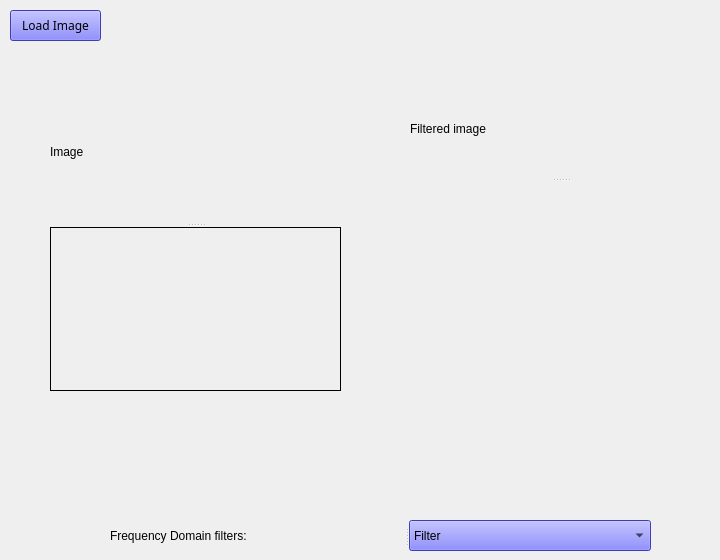
      <widget class="QWidget" name="tab_4">
       <property name="sizePolicy">
        <sizepolicy hsizetype="Expanding" vsizetype="Expanding">
         <horstretch>0</horstretch>
         <verstretch>0</verstretch>
        </sizepolicy>
       </property>
       <attribute name="title">
        <string>Frequency Domain</string>
       </attribute>
       <widget class="QPushButton" name="Load_Img_Button_2">
        <property name="geometry">
         <rect>
          <x>10</x>
          <y>10</y>
          <width>91</width>
          <height>31</height>
         </rect>
        </property>
        <property name="palette">
         <palette>
          <active>
           <colorrole role="WindowText">
            <brush brushstyle="SolidPattern">
             <color alpha="255">
              <red>0</red>
              <green>0</green>
              <blue>0</blue>
             </color>
            </brush>
           </colorrole>
           <colorrole role="Button">
            <brush brushstyle="SolidPattern">
             <color alpha="255">
              <red>85</red>
              <green>85</green>
              <blue>255</blue>
             </color>
            </brush>
           </colorrole>
           <colorrole role="Light">
            <brush brushstyle="SolidPattern">
             <color alpha="255">
              <red>213</red>
              <green>213</green>
              <blue>255</blue>
             </color>
            </brush>
           </colorrole>
           <colorrole role="Midlight">
            <brush brushstyle="SolidPattern">
             <color alpha="255">
              <red>149</red>
              <green>149</green>
              <blue>255</blue>
             </color>
            </brush>
           </colorrole>
           <colorrole role="Dark">
            <brush brushstyle="SolidPattern">
             <color alpha="255">
              <red>42</red>
              <green>42</green>
              <blue>127</blue>
             </color>
            </brush>
           </colorrole>
           <colorrole role="Mid">
            <brush brushstyle="SolidPattern">
             <color alpha="255">
              <red>56</red>
              <green>56</green>
              <blue>170</blue>
             </color>
            </brush>
           </colorrole>
           <colorrole role="Text">
            <brush brushstyle="SolidPattern">
             <color alpha="255">
              <red>0</red>
              <green>0</green>
              <blue>0</blue>
             </color>
            </brush>
           </colorrole>
           <colorrole role="BrightText">
            <brush brushstyle="SolidPattern">
             <color alpha="255">
              <red>255</red>
              <green>255</green>
              <blue>255</blue>
             </color>
            </brush>
           </colorrole>
           <colorrole role="ButtonText">
            <brush brushstyle="SolidPattern">
             <color alpha="255">
              <red>0</red>
              <green>0</green>
              <blue>0</blue>
             </color>
            </brush>
           </colorrole>
           <colorrole role="Base">
            <brush brushstyle="SolidPattern">
             <color alpha="255">
              <red>255</red>
              <green>255</green>
              <blue>255</blue>
             </color>
            </brush>
           </colorrole>
           <colorrole role="Window">
            <brush brushstyle="SolidPattern">
             <color alpha="255">
              <red>85</red>
              <green>85</green>
              <blue>255</blue>
             </color>
            </brush>
           </colorrole>
           <colorrole role="Shadow">
            <brush brushstyle="SolidPattern">
             <color alpha="255">
              <red>0</red>
              <green>0</green>
              <blue>0</blue>
             </color>
            </brush>
           </colorrole>
           <colorrole role="AlternateBase">
            <brush brushstyle="SolidPattern">
             <color alpha="255">
              <red>170</red>
              <green>170</green>
              <blue>255</blue>
             </color>
            </brush>
           </colorrole>
           <colorrole role="ToolTipBase">
            <brush brushstyle="SolidPattern">
             <color alpha="255">
              <red>255</red>
              <green>255</green>
              <blue>220</blue>
             </color>
            </brush>
           </colorrole>
           <colorrole role="ToolTipText">
            <brush brushstyle="SolidPattern">
             <color alpha="255">
              <red>0</red>
              <green>0</green>
              <blue>0</blue>
             </color>
            </brush>
           </colorrole>
           <colorrole role="PlaceholderText">
            <brush brushstyle="NoBrush">
             <color alpha="128">
              <red>0</red>
              <green>0</green>
              <blue>0</blue>
             </color>
            </brush>
           </colorrole>
          </active>
          <inactive>
           <colorrole role="WindowText">
            <brush brushstyle="SolidPattern">
             <color alpha="255">
              <red>0</red>
              <green>0</green>
              <blue>0</blue>
             </color>
            </brush>
           </colorrole>
           <colorrole role="Button">
            <brush brushstyle="SolidPattern">
             <color alpha="255">
              <red>85</red>
              <green>85</green>
              <blue>255</blue>
             </color>
            </brush>
           </colorrole>
           <colorrole role="Light">
            <brush brushstyle="SolidPattern">
             <color alpha="255">
              <red>213</red>
              <green>213</green>
              <blue>255</blue>
             </color>
            </brush>
           </colorrole>
           <colorrole role="Midlight">
            <brush brushstyle="SolidPattern">
             <color alpha="255">
              <red>149</red>
              <green>149</green>
              <blue>255</blue>
             </color>
            </brush>
           </colorrole>
           <colorrole role="Dark">
            <brush brushstyle="SolidPattern">
             <color alpha="255">
              <red>42</red>
              <green>42</green>
              <blue>127</blue>
             </color>
            </brush>
           </colorrole>
           <colorrole role="Mid">
            <brush brushstyle="SolidPattern">
             <color alpha="255">
              <red>56</red>
              <green>56</green>
              <blue>170</blue>
             </color>
            </brush>
           </colorrole>
           <colorrole role="Text">
            <brush brushstyle="SolidPattern">
             <color alpha="255">
              <red>0</red>
              <green>0</green>
              <blue>0</blue>
             </color>
            </brush>
           </colorrole>
           <colorrole role="BrightText">
            <brush brushstyle="SolidPattern">
             <color alpha="255">
              <red>255</red>
              <green>255</green>
              <blue>255</blue>
             </color>
            </brush>
           </colorrole>
           <colorrole role="ButtonText">
            <brush brushstyle="SolidPattern">
             <color alpha="255">
              <red>0</red>
              <green>0</green>
              <blue>0</blue>
             </color>
            </brush>
           </colorrole>
           <colorrole role="Base">
            <brush brushstyle="SolidPattern">
             <color alpha="255">
              <red>255</red>
              <green>255</green>
              <blue>255</blue>
             </color>
            </brush>
           </colorrole>
           <colorrole role="Window">
            <brush brushstyle="SolidPattern">
             <color alpha="255">
              <red>85</red>
              <green>85</green>
              <blue>255</blue>
             </color>
            </brush>
           </colorrole>
           <colorrole role="Shadow">
            <brush brushstyle="SolidPattern">
             <color alpha="255">
              <red>0</red>
              <green>0</green>
              <blue>0</blue>
             </color>
            </brush>
           </colorrole>
           <colorrole role="AlternateBase">
            <brush brushstyle="SolidPattern">
             <color alpha="255">
              <red>170</red>
              <green>170</green>
              <blue>255</blue>
             </color>
            </brush>
           </colorrole>
           <colorrole role="ToolTipBase">
            <brush brushstyle="SolidPattern">
             <color alpha="255">
              <red>255</red>
              <green>255</green>
              <blue>220</blue>
             </color>
            </brush>
           </colorrole>
           <colorrole role="ToolTipText">
            <brush brushstyle="SolidPattern">
             <color alpha="255">
              <red>0</red>
              <green>0</green>
              <blue>0</blue>
             </color>
            </brush>
           </colorrole>
           <colorrole role="PlaceholderText">
            <brush brushstyle="NoBrush">
             <color alpha="128">
              <red>0</red>
              <green>0</green>
              <blue>0</blue>
             </color>
            </brush>
           </colorrole>
          </inactive>
          <disabled>
           <colorrole role="WindowText">
            <brush brushstyle="SolidPattern">
             <color alpha="255">
              <red>42</red>
              <green>42</green>
              <blue>127</blue>
             </color>
            </brush>
           </colorrole>
           <colorrole role="Button">
            <brush brushstyle="SolidPattern">
             <color alpha="255">
              <red>85</red>
              <green>85</green>
              <blue>255</blue>
             </color>
            </brush>
           </colorrole>
           <colorrole role="Light">
            <brush brushstyle="SolidPattern">
             <color alpha="255">
              <red>213</red>
              <green>213</green>
              <blue>255</blue>
             </color>
            </brush>
           </colorrole>
           <colorrole role="Midlight">
            <brush brushstyle="SolidPattern">
             <color alpha="255">
              <red>149</red>
              <green>149</green>
              <blue>255</blue>
             </color>
            </brush>
           </colorrole>
           <colorrole role="Dark">
            <brush brushstyle="SolidPattern">
             <color alpha="255">
              <red>42</red>
              <green>42</green>
              <blue>127</blue>
             </color>
            </brush>
           </colorrole>
           <colorrole role="Mid">
            <brush brushstyle="SolidPattern">
             <color alpha="255">
              <red>56</red>
              <green>56</green>
              <blue>170</blue>
             </color>
            </brush>
           </colorrole>
           <colorrole role="Text">
            <brush brushstyle="SolidPattern">
             <color alpha="255">
              <red>42</red>
              <green>42</green>
              <blue>127</blue>
             </color>
            </brush>
           </colorrole>
           <colorrole role="BrightText">
            <brush brushstyle="SolidPattern">
             <color alpha="255">
              <red>255</red>
              <green>255</green>
              <blue>255</blue>
             </color>
            </brush>
           </colorrole>
           <colorrole role="ButtonText">
            <brush brushstyle="SolidPattern">
             <color alpha="255">
              <red>42</red>
              <green>42</green>
              <blue>127</blue>
             </color>
            </brush>
           </colorrole>
           <colorrole role="Base">
            <brush brushstyle="SolidPattern">
             <color alpha="255">
              <red>85</red>
              <green>85</green>
              <blue>255</blue>
             </color>
            </brush>
           </colorrole>
           <colorrole role="Window">
            <brush brushstyle="SolidPattern">
             <color alpha="255">
              <red>85</red>
              <green>85</green>
              <blue>255</blue>
             </color>
            </brush>
           </colorrole>
           <colorrole role="Shadow">
            <brush brushstyle="SolidPattern">
             <color alpha="255">
              <red>0</red>
              <green>0</green>
              <blue>0</blue>
             </color>
            </brush>
           </colorrole>
           <colorrole role="AlternateBase">
            <brush brushstyle="SolidPattern">
             <color alpha="255">
              <red>85</red>
              <green>85</green>
              <blue>255</blue>
             </color>
            </brush>
           </colorrole>
           <colorrole role="ToolTipBase">
            <brush brushstyle="SolidPattern">
             <color alpha="255">
              <red>255</red>
              <green>255</green>
              <blue>220</blue>
             </color>
            </brush>
           </colorrole>
           <colorrole role="ToolTipText">
            <brush brushstyle="SolidPattern">
             <color alpha="255">
              <red>0</red>
              <green>0</green>
              <blue>0</blue>
             </color>
            </brush>
           </colorrole>
           <colorrole role="PlaceholderText">
            <brush brushstyle="NoBrush">
             <color alpha="128">
              <red>0</red>
              <green>0</green>
              <blue>0</blue>
             </color>
            </brush>
           </colorrole>
          </disabled>
         </palette>
        </property>
        <property name="font">
         <font>
          <family>Lucida Handwriting</family>
          <pointsize>9</pointsize>
         </font>
        </property>
        <property name="text">
         <string>Load Image</string>
        </property>
       </widget>
       <widget class="QSplitter" name="splitter_13">
        <property name="geometry">
         <rect>
          <x>110</x>
          <y>520</y>
          <width>541</width>
          <height>31</height>
         </rect>
        </property>
        <property name="orientation">
         <enum>Qt::Horizontal</enum>
        </property>
        <widget class="QLabel" name="label_16">
         <property name="text">
          <string>Frequency Domain filters: </string>
         </property>
        </widget>
        <widget class="QComboBox" name="Freq_filter_Box">
         <property name="palette">
          <palette>
           <active>
            <colorrole role="WindowText">
             <brush brushstyle="SolidPattern">
              <color alpha="255">
               <red>0</red>
               <green>0</green>
               <blue>0</blue>
              </color>
             </brush>
            </colorrole>
            <colorrole role="Button">
             <brush brushstyle="SolidPattern">
              <color alpha="255">
               <red>85</red>
               <green>85</green>
               <blue>255</blue>
              </color>
             </brush>
            </colorrole>
            <colorrole role="Light">
             <brush brushstyle="SolidPattern">
              <color alpha="255">
               <red>213</red>
               <green>213</green>
               <blue>255</blue>
              </color>
             </brush>
            </colorrole>
            <colorrole role="Midlight">
             <brush brushstyle="SolidPattern">
              <color alpha="255">
               <red>149</red>
               <green>149</green>
               <blue>255</blue>
              </color>
             </brush>
            </colorrole>
            <colorrole role="Dark">
             <brush brushstyle="SolidPattern">
              <color alpha="255">
               <red>42</red>
               <green>42</green>
               <blue>127</blue>
              </color>
             </brush>
            </colorrole>
            <colorrole role="Mid">
             <brush brushstyle="SolidPattern">
              <color alpha="255">
               <red>56</red>
               <green>56</green>
               <blue>170</blue>
              </color>
             </brush>
            </colorrole>
            <colorrole role="Text">
             <brush brushstyle="SolidPattern">
              <color alpha="255">
               <red>0</red>
               <green>0</green>
               <blue>0</blue>
              </color>
             </brush>
            </colorrole>
            <colorrole role="BrightText">
             <brush brushstyle="SolidPattern">
              <color alpha="255">
               <red>255</red>
               <green>255</green>
               <blue>255</blue>
              </color>
             </brush>
            </colorrole>
            <colorrole role="ButtonText">
             <brush brushstyle="SolidPattern">
              <color alpha="255">
               <red>0</red>
               <green>0</green>
               <blue>0</blue>
              </color>
             </brush>
            </colorrole>
            <colorrole role="Base">
             <brush brushstyle="SolidPattern">
              <color alpha="255">
               <red>255</red>
               <green>255</green>
               <blue>255</blue>
              </color>
             </brush>
            </colorrole>
            <colorrole role="Window">
             <brush brushstyle="SolidPattern">
              <color alpha="255">
               <red>85</red>
               <green>85</green>
               <blue>255</blue>
              </color>
             </brush>
            </colorrole>
            <colorrole role="Shadow">
             <brush brushstyle="SolidPattern">
              <color alpha="255">
               <red>0</red>
               <green>0</green>
               <blue>0</blue>
              </color>
             </brush>
            </colorrole>
            <colorrole role="AlternateBase">
             <brush brushstyle="SolidPattern">
              <color alpha="255">
               <red>170</red>
               <green>170</green>
               <blue>255</blue>
              </color>
             </brush>
            </colorrole>
            <colorrole role="ToolTipBase">
             <brush brushstyle="SolidPattern">
              <color alpha="255">
               <red>255</red>
               <green>255</green>
               <blue>220</blue>
              </color>
             </brush>
            </colorrole>
            <colorrole role="ToolTipText">
             <brush brushstyle="SolidPattern">
              <color alpha="255">
               <red>0</red>
               <green>0</green>
               <blue>0</blue>
              </color>
             </brush>
            </colorrole>
            <colorrole role="PlaceholderText">
             <brush brushstyle="NoBrush">
              <color alpha="128">
               <red>0</red>
               <green>0</green>
               <blue>0</blue>
              </color>
             </brush>
            </colorrole>
           </active>
           <inactive>
            <colorrole role="WindowText">
             <brush brushstyle="SolidPattern">
              <color alpha="255">
               <red>0</red>
               <green>0</green>
               <blue>0</blue>
              </color>
             </brush>
            </colorrole>
            <colorrole role="Button">
             <brush brushstyle="SolidPattern">
              <color alpha="255">
               <red>85</red>
               <green>85</green>
               <blue>255</blue>
              </color>
             </brush>
            </colorrole>
            <colorrole role="Light">
             <brush brushstyle="SolidPattern">
              <color alpha="255">
               <red>213</red>
               <green>213</green>
               <blue>255</blue>
              </color>
             </brush>
            </colorrole>
            <colorrole role="Midlight">
             <brush brushstyle="SolidPattern">
              <color alpha="255">
               <red>149</red>
               <green>149</green>
               <blue>255</blue>
              </color>
             </brush>
            </colorrole>
            <colorrole role="Dark">
             <brush brushstyle="SolidPattern">
              <color alpha="255">
               <red>42</red>
               <green>42</green>
               <blue>127</blue>
              </color>
             </brush>
            </colorrole>
            <colorrole role="Mid">
             <brush brushstyle="SolidPattern">
              <color alpha="255">
               <red>56</red>
               <green>56</green>
               <blue>170</blue>
              </color>
             </brush>
            </colorrole>
            <colorrole role="Text">
             <brush brushstyle="SolidPattern">
              <color alpha="255">
               <red>0</red>
               <green>0</green>
               <blue>0</blue>
              </color>
             </brush>
            </colorrole>
            <colorrole role="BrightText">
             <brush brushstyle="SolidPattern">
              <color alpha="255">
               <red>255</red>
               <green>255</green>
               <blue>255</blue>
              </color>
             </brush>
            </colorrole>
            <colorrole role="ButtonText">
             <brush brushstyle="SolidPattern">
              <color alpha="255">
               <red>0</red>
               <green>0</green>
               <blue>0</blue>
              </color>
             </brush>
            </colorrole>
            <colorrole role="Base">
             <brush brushstyle="SolidPattern">
              <color alpha="255">
               <red>255</red>
               <green>255</green>
               <blue>255</blue>
              </color>
             </brush>
            </colorrole>
            <colorrole role="Window">
             <brush brushstyle="SolidPattern">
              <color alpha="255">
               <red>85</red>
               <green>85</green>
               <blue>255</blue>
              </color>
             </brush>
            </colorrole>
            <colorrole role="Shadow">
             <brush brushstyle="SolidPattern">
              <color alpha="255">
               <red>0</red>
               <green>0</green>
               <blue>0</blue>
              </color>
             </brush>
            </colorrole>
            <colorrole role="AlternateBase">
             <brush brushstyle="SolidPattern">
              <color alpha="255">
               <red>170</red>
               <green>170</green>
               <blue>255</blue>
              </color>
             </brush>
            </colorrole>
            <colorrole role="ToolTipBase">
             <brush brushstyle="SolidPattern">
              <color alpha="255">
               <red>255</red>
               <green>255</green>
               <blue>220</blue>
              </color>
             </brush>
            </colorrole>
            <colorrole role="ToolTipText">
             <brush brushstyle="SolidPattern">
              <color alpha="255">
               <red>0</red>
               <green>0</green>
               <blue>0</blue>
              </color>
             </brush>
            </colorrole>
            <colorrole role="PlaceholderText">
             <brush brushstyle="NoBrush">
              <color alpha="128">
               <red>0</red>
               <green>0</green>
               <blue>0</blue>
              </color>
             </brush>
            </colorrole>
           </inactive>
           <disabled>
            <colorrole role="WindowText">
             <brush brushstyle="SolidPattern">
              <color alpha="255">
               <red>42</red>
               <green>42</green>
               <blue>127</blue>
              </color>
             </brush>
            </colorrole>
            <colorrole role="Button">
             <brush brushstyle="SolidPattern">
              <color alpha="255">
               <red>85</red>
               <green>85</green>
               <blue>255</blue>
              </color>
             </brush>
            </colorrole>
            <colorrole role="Light">
             <brush brushstyle="SolidPattern">
              <color alpha="255">
               <red>213</red>
               <green>213</green>
               <blue>255</blue>
              </color>
             </brush>
            </colorrole>
            <colorrole role="Midlight">
             <brush brushstyle="SolidPattern">
              <color alpha="255">
               <red>149</red>
               <green>149</green>
               <blue>255</blue>
              </color>
             </brush>
            </colorrole>
            <colorrole role="Dark">
             <brush brushstyle="SolidPattern">
              <color alpha="255">
               <red>42</red>
               <green>42</green>
               <blue>127</blue>
              </color>
             </brush>
            </colorrole>
            <colorrole role="Mid">
             <brush brushstyle="SolidPattern">
              <color alpha="255">
               <red>56</red>
               <green>56</green>
               <blue>170</blue>
              </color>
             </brush>
            </colorrole>
            <colorrole role="Text">
             <brush brushstyle="SolidPattern">
              <color alpha="255">
               <red>42</red>
               <green>42</green>
               <blue>127</blue>
              </color>
             </brush>
            </colorrole>
            <colorrole role="BrightText">
             <brush brushstyle="SolidPattern">
              <color alpha="255">
               <red>255</red>
               <green>255</green>
               <blue>255</blue>
              </color>
             </brush>
            </colorrole>
            <colorrole role="ButtonText">
             <brush brushstyle="SolidPattern">
              <color alpha="255">
               <red>42</red>
               <green>42</green>
               <blue>127</blue>
              </color>
             </brush>
            </colorrole>
            <colorrole role="Base">
             <brush brushstyle="SolidPattern">
              <color alpha="255">
               <red>85</red>
               <green>85</green>
               <blue>255</blue>
              </color>
             </brush>
            </colorrole>
            <colorrole role="Window">
             <brush brushstyle="SolidPattern">
              <color alpha="255">
               <red>85</red>
               <green>85</green>
               <blue>255</blue>
              </color>
             </brush>
            </colorrole>
            <colorrole role="Shadow">
             <brush brushstyle="SolidPattern">
              <color alpha="255">
               <red>0</red>
               <green>0</green>
               <blue>0</blue>
              </color>
             </brush>
            </colorrole>
            <colorrole role="AlternateBase">
             <brush brushstyle="SolidPattern">
              <color alpha="255">
               <red>85</red>
               <green>85</green>
               <blue>255</blue>
              </color>
             </brush>
            </colorrole>
            <colorrole role="ToolTipBase">
             <brush brushstyle="SolidPattern">
              <color alpha="255">
               <red>255</red>
               <green>255</green>
               <blue>220</blue>
              </color>
             </brush>
            </colorrole>
            <colorrole role="ToolTipText">
             <brush brushstyle="SolidPattern">
              <color alpha="255">
               <red>0</red>
               <green>0</green>
               <blue>0</blue>
              </color>
             </brush>
            </colorrole>
            <colorrole role="PlaceholderText">
             <brush brushstyle="NoBrush">
              <color alpha="128">
               <red>0</red>
               <green>0</green>
               <blue>0</blue>
              </color>
             </brush>
            </colorrole>
           </disabled>
          </palette>
         </property>
         <item>
          <property name="text">
           <string>Filter</string>
          </property>
         </item>
         <item>
          <property name="text">
           <string>High pass Filter </string>
          </property>
         </item>
         <item>
          <property name="text">
           <string>Low pass Filter</string>
          </property>
         </item>
        </widget>
       </widget>
       <widget class="QSplitter" name="splitter_11">
        <property name="geometry">
         <rect>
          <x>50</x>
          <y>80</y>
          <width>291</width>
          <height>311</height>
         </rect>
        </property>
        <property name="orientation">
         <enum>Qt::Vertical</enum>
        </property>
        <widget class="QLabel" name="label_12">
         <property name="text">
          <string>Image</string>
         </property>
        </widget>
        <widget class="QLabel" name="freq_img_label">
         <property name="frameShape">
          <enum>QFrame::Box</enum>
         </property>
         <property name="text">
          <string/>
         </property>
         <property name="scaledContents">
          <bool>true</bool>
         </property>
        </widget>
       </widget>
       <widget class="QSplitter" name="splitter_9">
        <property name="geometry">
         <rect>
          <x>410</x>
          <y>80</y>
          <width>301</width>
          <height>311</height>
         </rect>
        </property>
        <property name="orientation">
         <enum>Qt::Vertical</enum>
        </property>
        <widget class="QLabel" name="label_14">
         <property name="text">
          <string>Filtered image </string>
         </property>
        </widget>
        <widget class="ImageView" name="freq_filter_widget" native="true"/>
       </widget>
      </widget>
